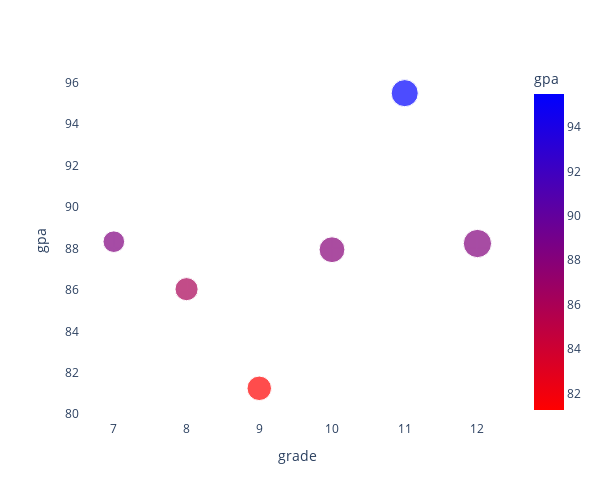

The notebook cell this image was saved under:
### Code cell
figz = px.scatter(xxx, x="grade", y="gpa",
                 size="grade", width=600, height=500, color="gpa",color_continuous_scale='Bluered_r')

figz.update_layout(plot_bgcolor="rgba(0,0,0,0)", paper_bgcolor="rgba(0, 0, 0, 0)")

figz

### Figure 1 — Plotly figure (JSON) as saved in the notebook; plotly's stock layout.template omitted (floating-point values rounded to 4 significant figures)
{"data": [{"hovertemplate": "grade=%{marker.size}<br>gpa=%{marker.color}<extra></extra>", "legendgroup": "", "marker": {"color": [88.32, 86.03, 81.25, 87.93, 95.48, 88.23], "coloraxis": "coloraxis", "size": [7, 8, 9, 10, 11, 12], "sizemode": "area", "sizeref": 0.03, "symbol": "circle"}, "mode": "markers", "name": "", "orientation": "v", "showlegend": false, "type": "scatter", "x": [7, 8, 9, 10, 11, 12], "xaxis": "x", "y": [88.32, 86.03, 81.25, 87.93, 95.48, 88.23], "yaxis": "y"}], "layout": {"coloraxis": {"colorbar": {"title": {"text": "gpa"}}, "colorscale": [[0, "rgb(255,0,0)"], [1, "rgb(0,0,255)"]]}, "height": 500, "legend": {"itemsizing": "constant", "tracegroupgap": 0}, "margin": {"t": 60}, "paper_bgcolor": "rgba(0, 0, 0, 0)", "plot_bgcolor": "rgba(0,0,0,0)", "width": 600, "xaxis": {"anchor": "y", "domain": [0, 1], "title": {"text": "grade"}}, "yaxis": {"anchor": "x", "domain": [0, 1], "title": {"text": "gpa"}}}}
